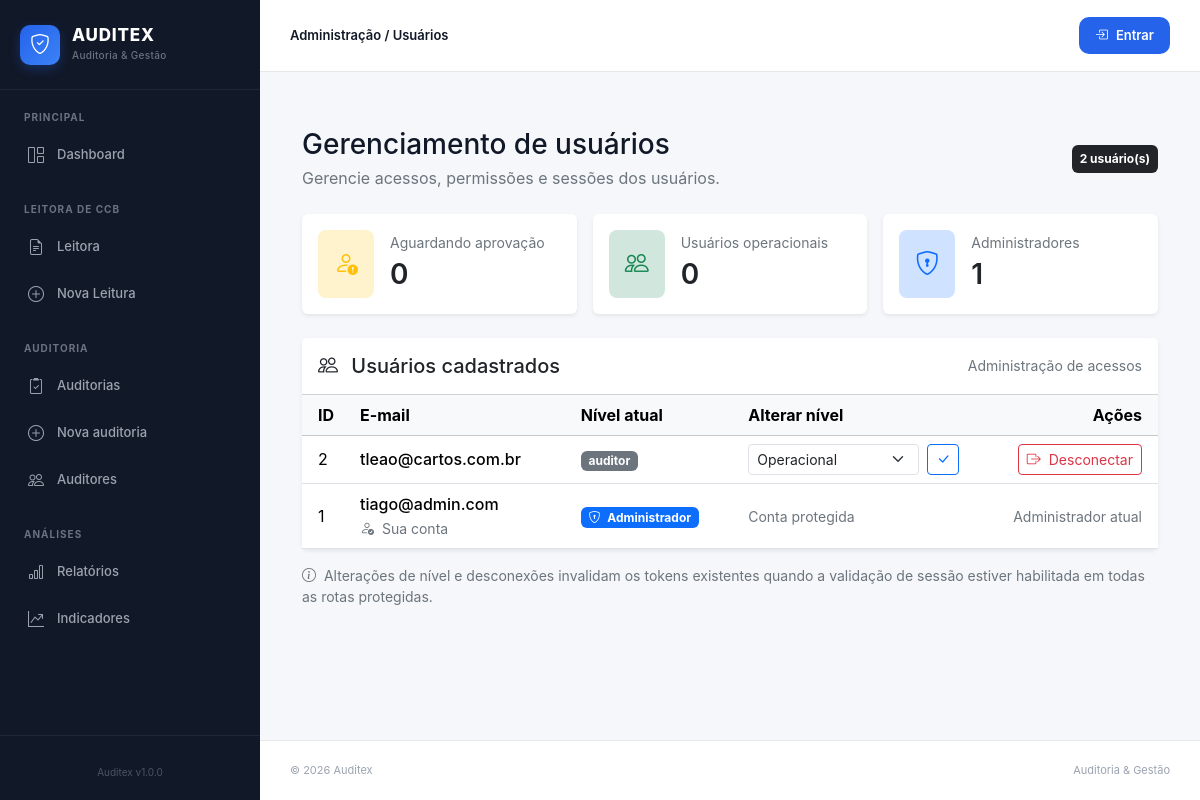
The page /usuarios (signed in) on the database its author committed.
### models.py (models this page shows)
class User(Base):
    __tablename__ = "users"
    id: Mapped[int] = mapped_column(
        primary_key=True,
        autoincrement=True
    )
    email: Mapped[str] = mapped_column(
        String(255),
        unique=True,
        nullable=False,
        index=True
    )
    password_hash: Mapped[str] = mapped_column(
        String(255),
        nullable=False
    )
    nivel: Mapped[str] = mapped_column(
        String(30),
        nullable=False,
        default="pendente"
    )
    session_version: Mapped[int] = mapped_column(
        Integer,
        nullable=False,
        default=0
    )

### rotas/admin.py (the view)
@router.get("/usuarios")
def listar_usuarios(
    request: Request,
    admin: Annotated[User, Depends(obter_admin_web)],
    db: Annotated[Session, Depends(obter_db)],
    mensagem: str | None = None
):
    usuarios = db.scalars(
        select(User).order_by(User.id.desc())
    ).all()
    return templates.TemplateResponse(
        request=request,
        name="usuarios.html",
        context={
            "usuarios": usuarios,
            "admin": admin,
            "mensagem": mensagem
        }
    )

### templates/usuarios.html (shortened to what this page needs)
{% extends "base.html" %}
{% block breadcrumb %}
<span class="breadcrumb-current">
    Administração / Usuários
</span>
{% endblock %}
{% block conteudo %}
<div class="container-fluid py-4">
    <div class="d-flex flex-wrap justify-content-between
                align-items-center gap-3 mb-4">
        <div>
            <h1 class="h3 mb-1">
                Gerenciamento de usuários
            </h1>
            <p class="text-secondary mb-0">
                Gerencie acessos, permissões e sessões dos usuários.
            </p>
        </div>
        <span class="badge text-bg-dark p-2">
            {{ usuarios|length }} usuário(s)
        </span>
    </div>
    {% set pendentes = usuarios
        |selectattr("nivel", "equalto", "pendente")
        |list
    %}
    {% set administradores = usuarios
        |selectattr("nivel", "equalto", "admin")
        |list
    %}
    {% set operacionais = usuarios
        |selectattr("nivel", "equalto", "operacional")
        |list
    %}
    <div class="row g-3 mb-4">
        <div class="col-12 col-sm-6 col-xl-4">
            <div class="card border-0 shadow-sm h-100">
                <div class="card-body d-flex
                            align-items-center gap-3">
                    <div class="rounded-3 bg-warning-subtle
                                text-warning p-3 fs-4">
                        <i class="bi bi-person-exclamation"></i>
                    </div>
                    <div>
                        <div class="text-secondary small">
                            Aguardando aprovação
                        </div>
                        <div class="fs-3 fw-semibold">
                            {{ pendentes|length }}
                        </div>
                    </div>
                </div>
            </div>
        </div>
        <div class="col-12 col-sm-6 col-xl-4">
            <div class="card border-0 shadow-sm h-100">
                <div class="card-body d-flex
                            align-items-center gap-3">
                    <div class="rounded-3 bg-success-subtle
                                text-success p-3 fs-4">
                        <i class="bi bi-people"></i>
                    </div>
                    <div>
                        <div class="text-secondary small">
                            Usuários operacionais
                        </div>
                        <div class="fs-3 fw-semibold">
                            {{ operacionais|length }}
                        </div>
                    </div>
                </div>
            </div>
        </div>
        <div class="col-12 col-sm-6 col-xl-4">
            <div class="card border-0 shadow-sm h-100">
                <div class="card-body d-flex
                            align-items-center gap-3">
                    <div class="rounded-3 bg-primary-subtle
                                text-primary p-3 fs-4">
                        <i class="bi bi-shield-lock"></i>
                    </div>
                    <div>
                        <div class="text-secondary small">
                            Administradores
                        </div>
                        <div class="fs-3 fw-semibold">
                            {{ administradores|length }}
                        </div>
                    </div>
                </div>
            </div>
        </div>
    </div>
    <div class="card border-0 shadow-sm">
        <div class="card-header bg-white py-3">
            <div class="d-flex justify-content-between
                        align-items-center flex-wrap gap-2">
                <h2 class="h5 mb-0">
                    <i class="bi bi-people me-2"></i>
                    Usuários cadastrados
                </h2>
                <span class="text-secondary small">
                    Administração de acessos
                </span>
            </div>
        </div>
        <div class="card-body p-0">
            {% if usuarios %}
            <div class="table-responsive">
                <table class="table table-hover
                              align-middle mb-0">
                    <thead class="table-light">
                        <tr>
                            <th class="ps-3">ID</th>
                            <th>E-mail</th>
                            <th>Nível atual</th>
                            <th>Alterar nível</th>
                            <th class="text-end pe-3">Ações</th>
                        </tr>
                    </thead>
                    <tbody>
                        {% for usuario in usuarios %}
                        <tr>
                            <td class="ps-3">
                                {{ usuario.id }}
                            </td>
                            <td>
                                <div class="fw-medium">
                                    {{ usuario.email }}
                                </div>
                                {% if usuario.id == admin.id %}
                                <span class="small text-secondary">
                                    <i class="bi bi-person-check me-1"></i>
                                    Sua conta
                                </span>
                                {% endif %}
                            </td>
                            <td>
                                {% if usuario.nivel == "admin" %}
                                <span class="badge text-bg-primary">
                                    <i class="bi bi-shield-lock me-1"></i>
                                    Administrador
                                </span>
                                {% elif usuario.nivel == "operacional" %}
                                <span class="badge text-bg-success">
                                    <i class="bi bi-person-check me-1"></i>
                                    Operacional
                                </span>
                                {% elif usuario.nivel == "pendente" %}
                                <span class="badge text-bg-warning">
                                    <i class="bi bi-hourglass-split me-1"></i>
                                    Pendente
                                </span>
                                {% else %}
                                <span class="badge text-bg-secondary">
                                    {{ usuario.nivel }}
                                </span>
                                {% endif %}
                            </td>
                            <td>
                                {% if usuario.id != admin.id %}
                                <form
                                    method="post"
                                    action="/usuarios/{{ usuario.id }}/nivel"
                                    class="d-flex gap-2"
                                >
                                    <select
                                        name="nivel"
                                        class="form-select form-select-sm"
                                        aria-label="Novo nível de acesso"
                                        required
                                    >
                                        <option
                                            value="operacional"
                                        >
                                            Operacional
                                        </option>
                                    </select>
                                    <button
                                        type="submit"
                                        class="btn btn-sm btn-outline-primary"
                                        title="Salvar nível"
                                        onclick="return confirm('Deseja alterar o nível de acesso deste usuário?')"
                                    >
                                        <i class="bi bi-check-lg"></i>
                                    </button>
                                </form>
                                {% else %}
                                <span class="text-secondary small">
                                    Conta protegida
                                </span>
                                {% endif %}
                            </td>
                            <td class="text-end pe-3">
                                {% if usuario.id != admin.id %}
                                <div class="d-flex justify-content-end
                                            flex-wrap gap-2">
                                    <form
                                        method="post"
                                        action="/usuarios/{{ usuario.id }}/desconectar"
                                        onsubmit="return confirm('Deseja encerrar todas as sessões deste usuário? Ele precisará entrar novamente.')"
                                    >
                                        <button
                                            type="submit"
                                            class="btn btn-sm btn-outline-danger"
                                            title="Encerrar sessões"
                                        >
                                            <i class="bi bi-box-arrow-right me-1"></i>
                                            Desconectar
                                        </button>
                                    </form>
                                </div>
                                {% else %}
                                <span class="text-secondary small">
                                    Administrador atual
                                </span>
                                {% endif %}
                            </td>
                        </tr>
                        {% endfor %}
                    </tbody>
                </table>
            </div>
            {% endif %}
        </div>
    </div>
    <div class="mt-3 text-secondary small">
        <i class="bi bi-info-circle me-1"></i>
        Alterações de nível e desconexões invalidam os tokens
        existentes quando a validação de sessão estiver habilitada
        em todas as rotas protegidas.
    </div>
</div>
{% endblock %}

### rows shown on the page
User: id "2", email "tleao@cartos.com.br", nivel "auditor"
User: id "1", email "tiago@admin.com", shows "Sua conta", nivel "admin" (drawn), shows "Conta protegida", shows "Administrador atual"

### other values the page prints
{{ usuarios|length }} "2"
{{ pendentes|length }} "0"
{{ operacionais|length }} "0"
{{ administradores|length }} "1"
